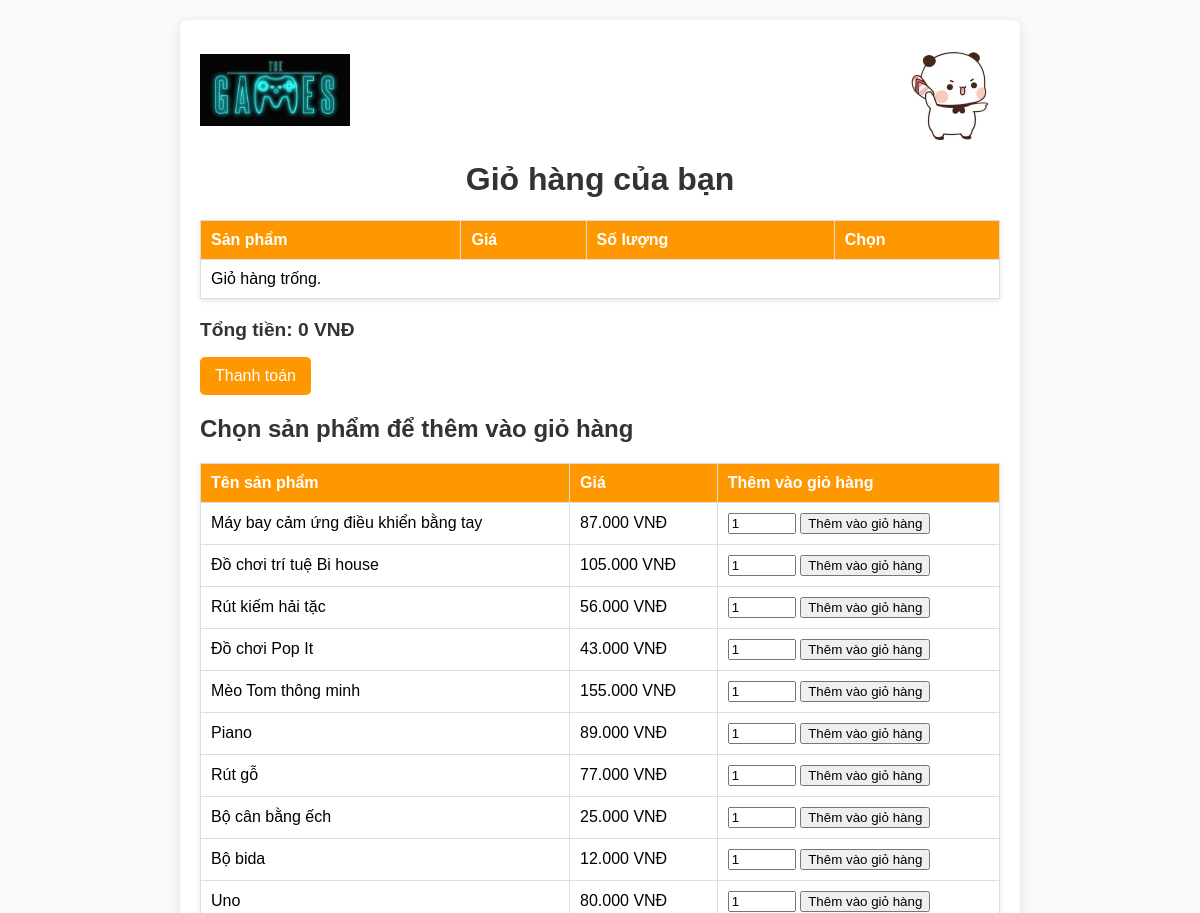
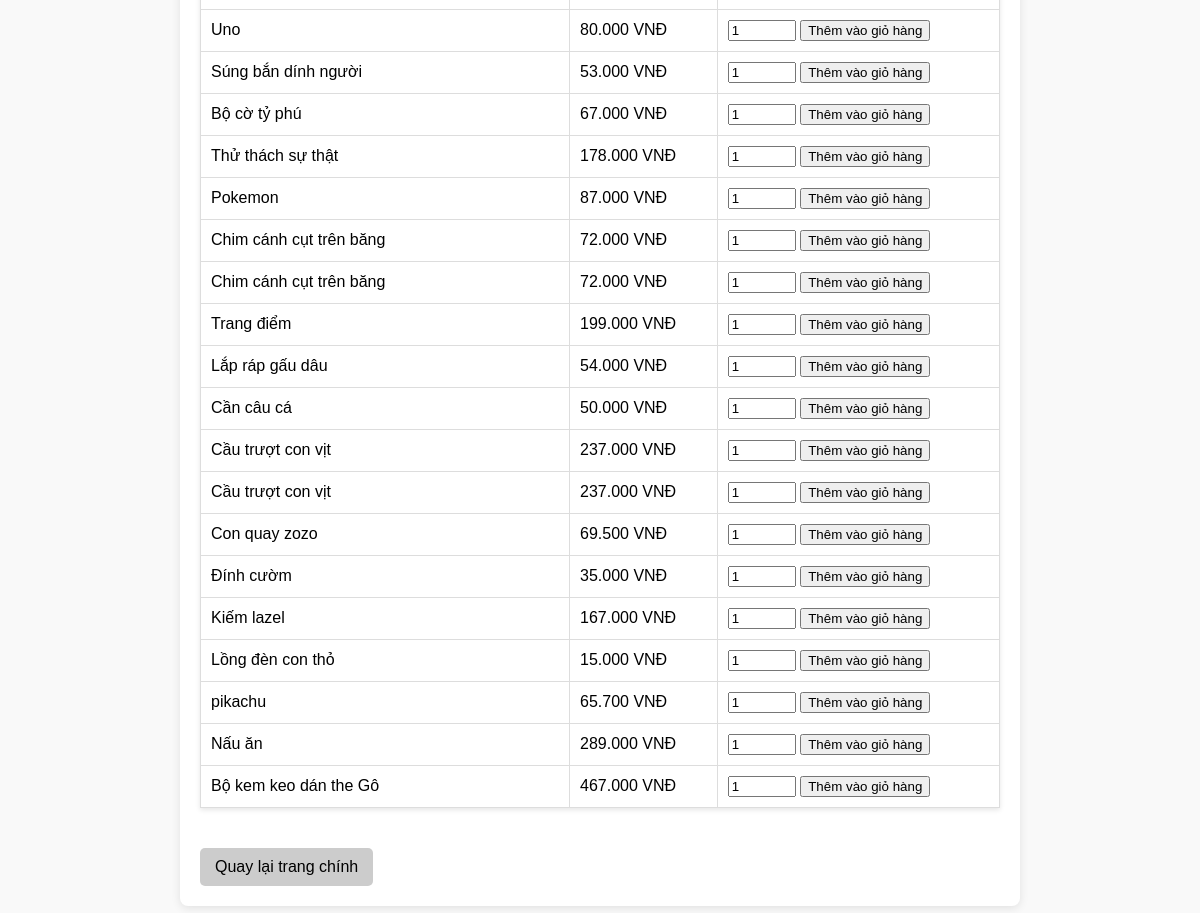
The app's page /banhang/checkout1.php with its own data (2 pictures, top to bottom).
### tables this page shows
CREATE TABLE `sanpham` (
  `masanpham` varchar(50) NOT NULL,
  `tensanpham` varchar(50) NOT NULL,
  `mota` varchar(500) NOT NULL,
  `hinhanh` varchar(500) NOT NULL,
  `soluong` int NOT NULL,
  `dongia` int NOT NULL,
  `loaisanpham` varchar(50) NOT NULL,
  `trangthaisanpham` tinyint(1) NOT NULL,
  `Mancc` varchar(10) NOT NULL
);

### banhang/checkout1.php (the view, shortened to what this page needs)
<?php
include 'config.php';
$total = 0;
$result = $conn->query("SELECT * FROM sanpham");
$products = $result->fetch_all(MYSQLI_ASSOC);
?>
<!DOCTYPE html>
<html lang="vi">
<head>
</head>
<body>
    <div class="container">
        <div class="header">
            <img src="./HinhAnh/logo.png" alt="Logo" class="logo">
            <img src="./HinhAnh/hinh-anh-cute-nhat-the-gioi.jpg" alt="Top Image" class="top-image">
        </div>
        <center><h1>Giỏ hàng của bạn</h1></center>
        <form method="POST" action="">
            <table>
                <tr>
                    <th>Sản phẩm</th>
                    <th>Giá</th>
                    <th>Số lượng</th>
                    <th>Chọn</th>
                </tr>
                <?php if (isset($_SESSION['cart']) && count($_SESSION['cart']) > 0): ?>
                    <?php foreach ($_SESSION['cart'] as $item): ?>
                        <tr>
                            <td><?= htmlspecialchars($item['name']) ?></td>
                            <td><?= number_format($item['price'], 0, ',', '.') ?> VNĐ</td>
                            <td><?= $item['quantity'] ?></td>
                            <td>
                                <form method="POST" action="" style="display:inline;">
                                    <input type="hidden" name="remove_item" value="<?= htmlspecialchars($item['name']) ?>">
                                    <button type="submit" class="remove-button">Xóa</button>
                                </form>
                            </td>
                        </tr>
                        <?php $total += $item['price'] * $item['quantity']; ?>
                    <?php endforeach; ?>
                <?php else: ?>
                    <tr>
                        <td colspan="4">Giỏ hàng trống.</td>
                    </tr>
                <?php endif; ?>
            </table>
            <h2 class="total">Tổng tiền: <?= number_format($total, 0, ',', '.') ?> VNĐ</h2>
            <a href="thanhtoan.php" class="pay-button">Thanh toán</a>
        </form>
        <h2>Chọn sản phẩm để thêm vào giỏ hàng</h2>
        <table>
            <tr>
                <th>Tên sản phẩm</th>
                <th>Giá</th>
                <th>Thêm vào giỏ hàng</th>
            </tr>
            <?php foreach ($products as $product): ?>
                <tr>
                    <td><?= htmlspecialchars($product['tensanpham']) ?></td>
                    <td><?= number_format($product['dongia'], 0, ',', '.') ?> VNĐ</td>
                    <td>
                        <form method="POST" action="" class="product-form">
                            <input type="number" name="numsoluong" class="form-control" style="width: 60px;" min="1" value="1">
                            <button type="submit">Thêm vào giỏ hàng</button>
                        </form>
                    </td>
                </tr>
            <?php endforeach; ?>
        </table>
        <a href="index.php" class="back-button">Quay lại trang chính</a>
    </div>
</body>
</html>

### banhang/checkout1.php (style rules this page uses)
body { font-family: Arial, sans-serif; margin: 20px; background-color: #f9f9f9; }
h1, h2 { color: #333; }
.header { display: flex; justify-content: space-between; align-items: center; margin-bottom: 20px; }
.logo { max-width: 150px; }
.top-image { max-width: 150px; }
table { width: 100%; border-collapse: collapse; margin-bottom: 20px; background: white; box-shadow: 0 2px 5px rgba(0,0,0,0.1); }
th, td { border: 1px solid #ddd; padding: 10px; text-align: left; }
th { background-color: #ff9800; color: white; }
.total { font-weight: bold; font-size: 1.2em; }
.pay-button { display: inline-block; background-color: #ff9800; color: white; padding: 10px 15px; text-decoration: none; border-radius: 5px; transition: background-color 0.3s; }
.container { max-width: 800px; margin: auto; padding: 20px; background: white; border-radius: 8px; box-shadow: 0 2px 10px rgba(0,0,0,0.1); }
.product-form { display: inline; }
.back-button { display: inline-block; background-color: #ccc; color: black; padding: 10px 15px; border-radius: 5px; text-decoration: none; margin-top: 20px; }

### records on screen
sanpham: tensanpham "Máy bay cảm ứng điều khiển bằng tay", dongia "87.000"
sanpham: tensanpham "Đồ chơi trí tuệ Bi house", dongia "105.000"
sanpham: tensanpham "Rút kiếm hải tặc", dongia "56.000"
sanpham: tensanpham "Đồ chơi Pop It", dongia "43.000"
sanpham: tensanpham "Mèo Tom thông minh", dongia "155.000"
sanpham: tensanpham "Piano", dongia "89.000"
sanpham: tensanpham "Rút gỗ", dongia "77.000"
sanpham: tensanpham "Bộ cân bằng ếch", dongia "25.000"
sanpham: tensanpham "Bộ bida", dongia "12.000"
sanpham: tensanpham "Uno", dongia "80.000"
sanpham: tensanpham "Uno", dongia "80.000"
sanpham: tensanpham "Súng bắn dính người", dongia "53.000"
sanpham: tensanpham "Bộ cờ tỷ phú", dongia "67.000"
sanpham: tensanpham "Thử thách sự thật", dongia "178.000"
sanpham: tensanpham "Pokemon", dongia "87.000"
sanpham: tensanpham "Chim cánh cụt trên băng", dongia "72.000"
sanpham: tensanpham "Chim cánh cụt trên băng", dongia "72.000"
sanpham: tensanpham "Trang điểm", dongia "199.000"
sanpham: tensanpham "Lắp ráp gấu dâu", dongia "54.000"
sanpham: tensanpham "Cần câu cá", dongia "50.000"
sanpham: tensanpham "Cầu trượt con vịt", dongia "237.000"
sanpham: tensanpham "Cầu trượt con vịt", dongia "237.000"
sanpham: tensanpham "Con quay zozo", dongia "69.500"
sanpham: tensanpham "Đính cườm", dongia "35.000"
sanpham: tensanpham "Kiếm lazel", dongia "167.000"
sanpham: tensanpham "Lồng đèn con thỏ", dongia "15.000"
sanpham: tensanpham "pikachu", dongia "65.700"
sanpham: tensanpham "Nấu ăn", dongia "289.000"
sanpham: tensanpham "Bộ kem keo dán the Gô", dongia "467.000"

### other values on screen
$total "0"
